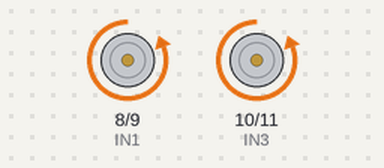
Recording of a sketch running on a simulated Arduino Uno, built with avr-gcc and run on an emulated ATmega328P. Shown: motor-driver pin pairs drawn as motors (green arrow = first pin HIGH = forward, orange = second pin HIGH = backward, longer = more drive, scaled by the enable pin).

Above: at 2.5 s.
At 7.5 s:
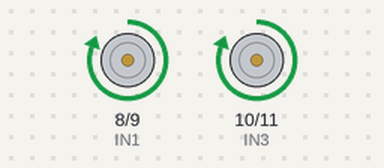
At 12.5 s:
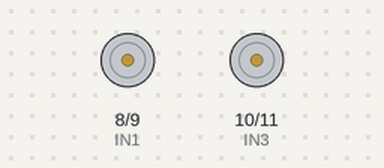
At 22.5 s:
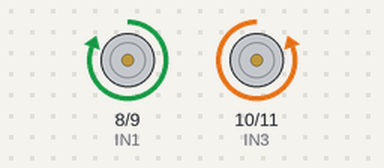
Timing chart, 0 to 32.5 s (numbered marks = the images above):
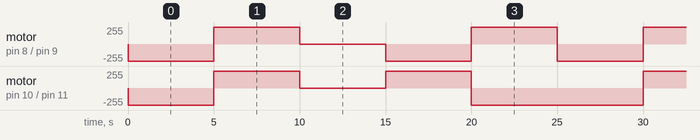

The sketch:

timer-robot.ino
```cpp
// TIMER BOT — Arduino Uno + L293D
// Same pin assignments

const int ENA = 5;
const int IN1 = 8;
const int IN2 = 9;

const int ENB = 6;
const int IN3 = 10;
const int IN4 = 11;

const int SPEED = 255;

void setup() {
  pinMode(ENA, OUTPUT);
  pinMode(IN1, OUTPUT);
  pinMode(IN2, OUTPUT);

  pinMode(ENB, OUTPUT);
  pinMode(IN3, OUTPUT);
  pinMode(IN4, OUTPUT);
}

void moveBot(int left1, int left2, int right1, int right2) {
  digitalWrite(IN1, left1);
  digitalWrite(IN2, left2);
  digitalWrite(IN3, right1);
  digitalWrite(IN4, right2);

  analogWrite(ENA, SPEED);
  analogWrite(ENB, SPEED);
}

void stopBot() {
  analogWrite(ENA, 0);
  analogWrite(ENB, 0);
}

void loop() {
  // 1. Backward — 5 seconds
  moveBot(LOW, HIGH, LOW, HIGH);
  delay(5000);

  // 2. Forward — 5 seconds
  moveBot(HIGH, LOW, HIGH, LOW);
  delay(5000);

  // 3. Stop — 5 seconds
  stopBot();
  delay(5000);

  // 4. Left turn — 5 seconds
  moveBot(LOW, HIGH, HIGH, LOW);
  delay(5000);

  // 5. Right turn — 5 seconds
  moveBot(HIGH, LOW, LOW, HIGH);
  delay(5000);
}
```

Measured:
- by itself, motor on pin 10 (IN3) / pin 11 (IN4): repeats every 25.0 s: forward 255/255 5.0 s, stopped 5.0 s, forward 255/255 5.0 s, backward 255/255 10.0 s
- by itself, motor on pin 8 (IN1) / pin 9 (IN2): repeats every 25.0 s: forward 255/255 5.0 s, stopped 5.0 s, backward 255/255 5.0 s, forward 255/255 5.0 s, backward 255/255 5.0 s
